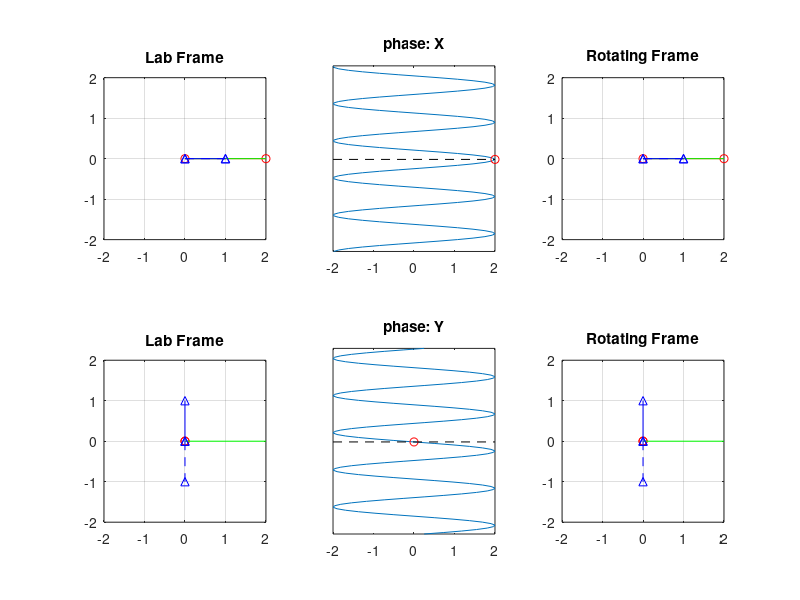

Write the MATLAB code that produced this figure.
function C100rf_LF_RF_motion(plot_id)

    if nargin == 0
        plot_id=[1 1 1 1 1 1]; 
        % 1: rf X-phase Lab Frame (top, left)
        % 2: rf X-phase (top, middle)
        % 3: rf X-phase Rotating Frame (top, right)
        % 4: rf Y-phase Lab Frame (bottom, left)
        % 5: rf Y-phase (bottom, middle)
        % 6: rf Y-phase Rotating Frame (bottom, right)
    end
    close all

    % plot_id=[1 1 1 1 1 1];

    B1 = 1;
    vrf = 1;%Hz
    wrf = vrf*2*pi;
    t = 0:0.04:5;%s

    tlim_vec = [t(1) t(end)];

    % Levitt, p. 179
    rfLF_cos = 2*B1*cos(wrf*t);
    rfLF_sin = 2*B1*sin(wrf*t);

    t_mid_id = round(length(t)/2);
    puase_t = 0.00;
            
    figure
    set(gcf,'position',[234   50   971   623]);
    for ii = 1:length(t)
        % rf X-phase (top, middle)
        if plot_id(2) == 1
            subplot(2,3,2)
            phase = wrf*t(ii) - (t(t_mid_id) - t(1))*wrf;% This phase is necessary for animation
            rfLF_temp = rfLF_cos*cos(phase) - rfLF_sin*sin(phase);% cos(a+b) = cos(a)*cos(b)-sin(a)*sin(b)
            plot(rfLF_temp,t)
            xlim_vec = xlim;
            hold on
            plot(rfLF_temp(t_mid_id),t(t_mid_id),'ro')
            plot(xlim_vec,t(t_mid_id)*[1 1],'k--')
            hold off
            xlim([-2 2]*B1)
            ylim(tlim_vec)
            set(gca,'ytick',[])
            title('phase: X')
        end
        
        % rf X-phase Lab Frame (top, left)
        if plot_id(1) == 1
            subplot(2,3,1)
            plot([0 rfLF_temp(t_mid_id)],[0 0],'o-r')% This works only vrf = 0.5 Hz
            x_temp = B1*cos(wrf*t(ii));% Effective B1, x component
            y_temp = B1*sin(wrf*t(ii));% Effective B1, y component
            Ref_x = x_temp*2;
            Ref_y = y_temp*2;
            hold on
            plot([0 Ref_x],[0 Ref_y],'-g');%reference 
            plot([0 x_temp],[0 y_temp],'^-b')% Effective B1 (resonant component)
            plot([0 x_temp],[0 -y_temp],'^--b')% Ineffective B1  (non-resonant component)
            hold off
            xlim([-2 2])
            ylim([-2 2])
            axis square
            grid on
            title('Lab Frame')
        end
        
        % rf X-phase Rotating Frame (top, right)
        if plot_id(3) == 1
            subplot(2,3,3)
            x_temp = B1*cos(-2*wrf*t(ii));% Ineffective B1, x component
            y_temp = B1*sin(-2*wrf*t(ii));% Ineffective B1, y component
            plot([0 x_temp + B1],[0 y_temp],'o-r')%
            hold on
            plot([0 2*B1],[0 0],'-g')    
            plot([0 B1],[0 0],'^-b')% Effective B1
            plot([0 x_temp],[0 y_temp],'^--b')% Ineffective B1
            hold off
            xlim([-2 2])
            ylim([-2 2])
            axis square
            grid on
            title('Rotating Frame')
        end
        
        % rf Y-phase (bottom, middle)
        if plot_id(5) == 1
            subplot(2,3,5)
            phase = wrf*t(ii)  - (t(t_mid_id) - t(1))*wrf + pi/2;% This phase is necessary for animation
            rfLF_temp = rfLF_cos*cos(phase) - rfLF_sin*sin(phase);% cos(a+b) = cos(a)*cos(b)-sin(a)*sin(b)
            plot(rfLF_temp,t)
            xlim_vec = xlim;
            hold on
            plot(rfLF_temp(t_mid_id),t(t_mid_id),'ro')
            plot(xlim_vec,t(t_mid_id)*[1 1],'k--')
            hold off
            xlim([-2 2]*B1)
            ylim(tlim_vec)
            set(gca,'ytick',[])
            title('phase: Y')
        end
        
        % rf Y-phase Lab (bottom, left)
        if plot_id(4) == 1
            subplot(2,3,4)
            plot([0 rfLF_temp(t_mid_id)],[0 0],'o-r')
            x_temp = B1*cos(wrf*t(ii) + pi/2);% Effective B1, x component
            y_temp = B1*sin(wrf*t(ii) + pi/2);% Effective B1, x component
            hold on
            plot([0 Ref_x],[0 Ref_y],'-g');%reference 
            plot([0 x_temp],[0 y_temp],'^-b')% Effective B1
            plot([0 x_temp],[0 -y_temp],'^--b')% Ineffective B1
            hold off
            xlim([-2 2])
            ylim([-2 2])
            axis square
            grid on
            title('Lab Frame')
        end
        
        % rf Y-phase Rotating Frame (bottom, right)
        if plot_id(6) == 1
            subplot(2,3,6)
            x_temp = B1*cos(-2*wrf*t(ii)-pi/2);% Ineffective B1, x component
            y_temp = B1*sin(-2*wrf*t(ii)-pi/2);% Ineffective B1, x component
            plot([0 x_temp],[0 y_temp + B1],'o-r')
            hold on
            plot([0 2*B1],[0 0],'-g')    
            plot([0 0],[0 B1],'^-b')% Effective B1
            plot([0 x_temp],[0 y_temp],'^--b')% Ineffective B1
            hold off
            xlim([-2 2])
            ylim([-2 2])
            axis square
            grid on
            title('Rotating Frame')
        end
        drawnow
        pause(puase_t)
    end
end